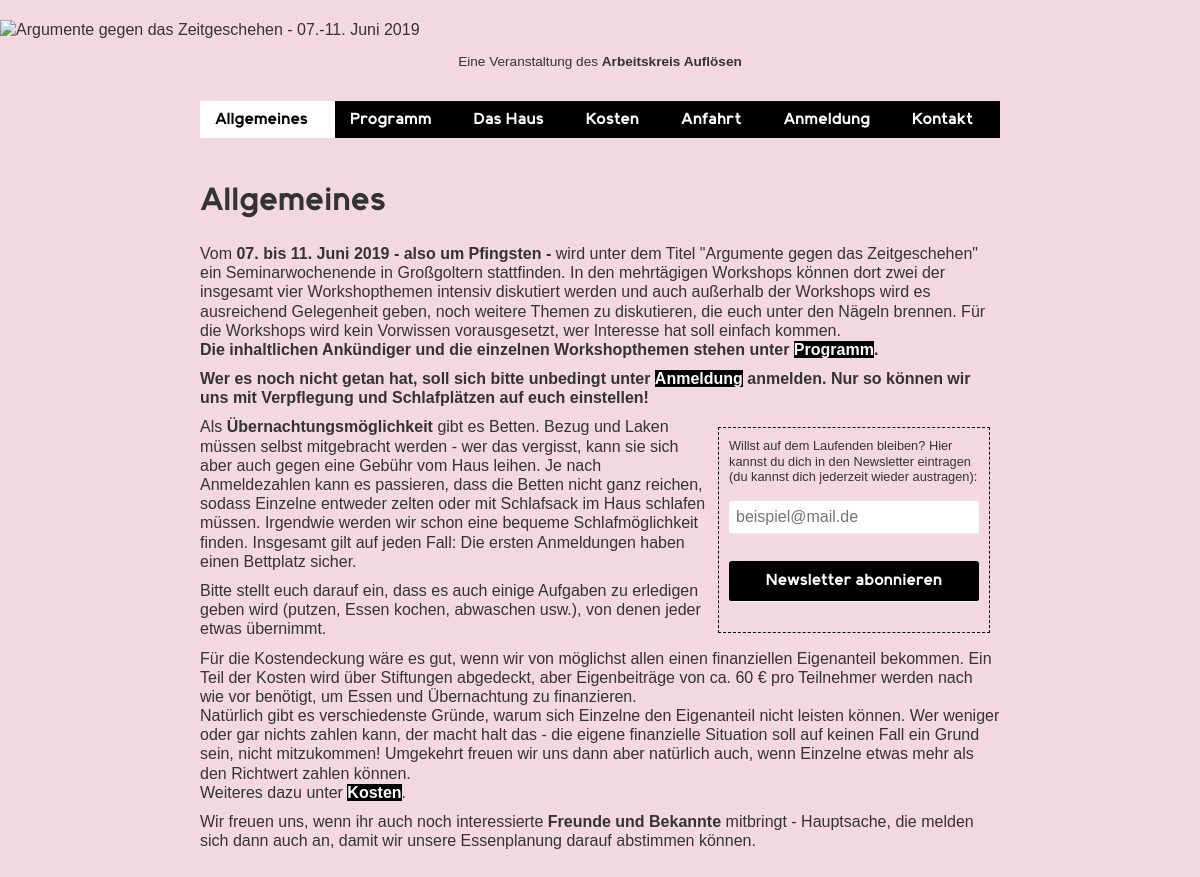
/, run on an earlier commit of the app's database.
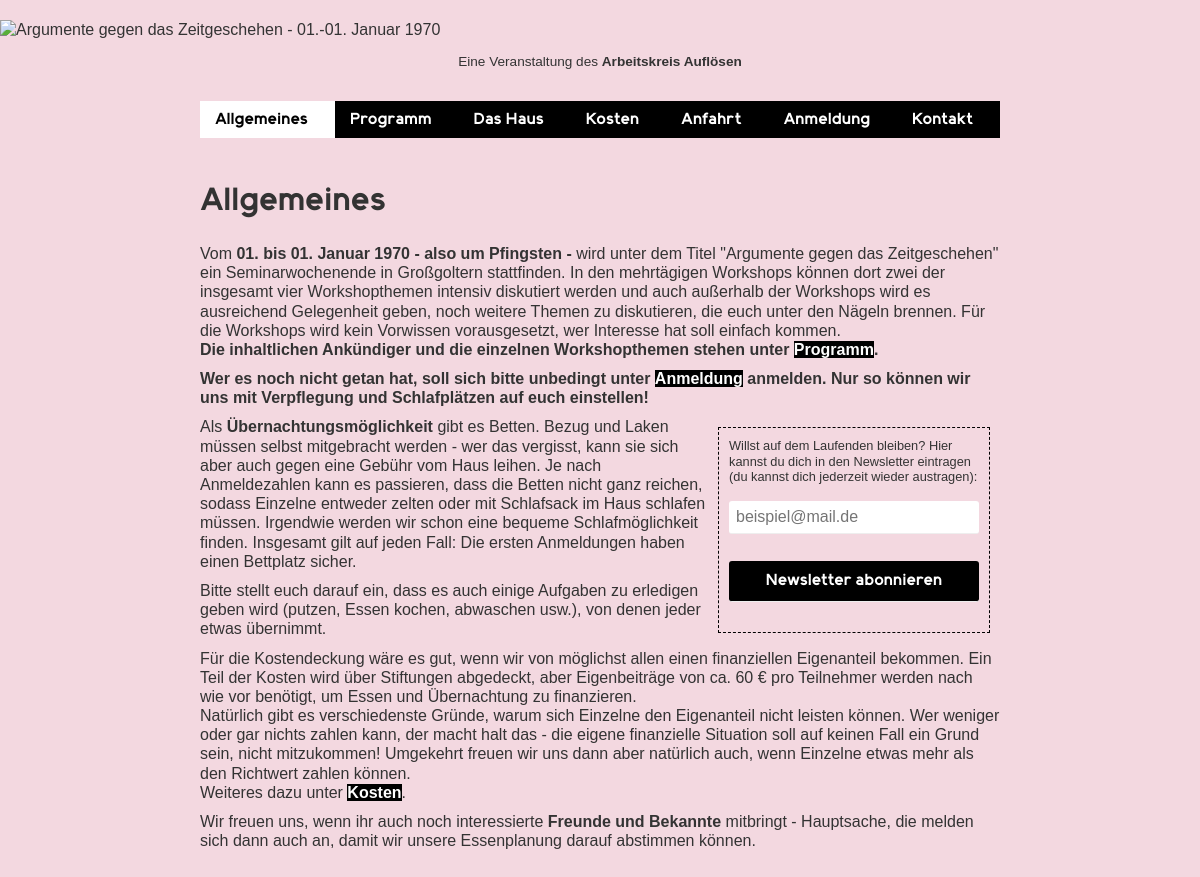
And on a later commit of the database.
### tables this page shows
CREATE TABLE allgemein (
	anfangsdatum DATE NOT NULL,
	enddatum DATE NOT NULL,
	haus_oeffnungsdatum DATETIME NOT NULL,
	haus_schliessdatum DATETIME NOT NULL,
	workshops_anzahl INT UNSIGNED NOT NULL,
	erste_schiene_workshops_anzahl INT UNSIGNED NOT NULL,
	zweite_schiene_workshops_anzahl INT UNSIGNED NOT NULL,
	kosten_untere_schranke INT UNSIGNED NOT NULL,
	kosten_obere_schranke INT UNSIGNED NOT NULL,

	CONSTRAINT anfang_vor_ende CHECK (anfangsdatum < enddatum),
	CONSTRAINT oeffnen_vor_schliessen CHECK (haus_oeffnungsdatum < haus_schliessdatum),
	CONSTRAINT workshops_anzahl_korrekt CHECK (workshops_anzahl = erste_schiene_workshops_anzahl + zweite_schiene_workshops_anzahl),
	CONSTRAINT kosten_schranken_korrekt CHECK (kosten_untere_schranke <= kosten_obere_schranke)
);

### mysql/index.php (called while the page is built, shortened)
<?php
  $pages = array("allgemeines", "programm", "haus", "kosten", "anfahrt", "anmeldung", "kontakt", "impressum");
?>

### mysql/start_end.php (called while the page is built)
<?php
  include('mysql/connect.php');
  $start_end = $conn->query("SELECT anfangsdatum, enddatum FROM allgemein")->fetch_assoc();
  $start = strtotime($start_end['anfangsdatum']);
  $end = strtotime($start_end['enddatum']);
  $monate = array("Januar", "Februar", "März", "April", "Mai", "Juni", "Juli", "August", "September", "Oktober", "November", "Dezember");
?>

### index.php (the view, shortened to what this page needs)
<!DOCTYPE HTML>
<html lang="de">
<head>
	<link rel="stylesheet" href="css/style.css" type="text/css" />
			<?php
				include("mysql/index.php");
				if (!empty($_GET['p'])) {
					$p = $_GET['p'];
				} else {
					$p = "allgemeines";
				}
			?>
</head>
<body>
	<?php
		include("includes/logo.php");
	?>
	<main>
			<?php
				include("includes/header.php");
			?>
		<article>
			<?php
				if (in_array($p, $pages)) {
					include('content/'.$p.'.php');
				} else {
					include('content/404.php');
				}
			?>
		</article>
	</main>
</body>
</html>

### content/allgemeines.php (shortened to what this page needs)
<h1>
	Allgemeines
</h1>
<p>Vom <strong><?php echo date('d', $start);?>. bis <?php echo date('d', $end);?>. <?php echo $monate[date('m', $start) - 1];?> <?php echo date('Y', $start);?> - also um Pfingsten -</strong> wird unter dem Titel "Argumente gegen das Zeitgeschehen" ein Seminarwochenende in Großgoltern stattfinden. In den mehrtägigen Workshops können dort zwei der insgesamt vier Workshopthemen intensiv diskutiert werden und auch außerhalb der Workshops wird es ausreichend Gelegenheit geben, noch weitere Themen zu diskutieren, die euch unter den Nägeln brennen. Für die Workshops wird kein Vorwissen vorausgesetzt, wer Interesse hat soll einfach kommen.<br />
	<strong>Die inhaltlichen Ankündiger und die einzelnen Workshopthemen stehen unter <a title="Programm" href="?p=programm">Programm</a>.</strong></p>
<p><strong>Wer es noch nicht getan hat, soll sich bitte unbedingt unter <a title="Programm" href="?p=anmeldung">Anmeldung</a> anmelden. Nur so können wir uns mit Verpflegung und Schlafplätzen auf euch einstellen!</strong></p>
<?php
	include("includes/newsletter.php");
?>
<p>Als <strong>Übernachtungsmöglichkeit</strong> gibt es Betten. Bezug und Laken müssen selbst mitgebracht werden - wer das vergisst, kann sie sich aber auch gegen eine Gebühr vom Haus leihen. Je nach Anmeldezahlen kann es passieren, dass die Betten nicht ganz reichen, sodass Einzelne entweder zelten oder mit Schlafsack im Haus schlafen müssen. Irgendwie werden wir schon eine bequeme Schlafmöglichkeit finden. Insgesamt gilt auf jeden Fall: Die ersten Anmeldungen haben einen Bettplatz sicher.</p>
<p>Bitte stellt euch darauf ein, dass es auch einige Aufgaben zu erledigen geben wird (putzen, Essen kochen, abwaschen usw.), von denen jeder etwas übernimmt.</p>
<p>Für die Kostendeckung wäre es gut, wenn wir von möglichst allen einen finanziellen Eigenanteil bekommen. Ein Teil der Kosten wird über Stiftungen abgedeckt, aber Eigenbeiträge von ca. 60 € pro Teilnehmer werden nach wie vor benötigt, um Essen und Übernachtung zu finanzieren.<br />
	Natürlich gibt es verschiedenste Gründe, warum sich Einzelne den Eigenanteil nicht leisten können. Wer weniger oder gar nichts zahlen kann, der macht halt das - die eigene finanzielle Situation soll auf keinen Fall ein Grund sein, nicht mitzukommen! Umgekehrt freuen wir uns dann aber natürlich auch, wenn Einzelne etwas mehr als den Richtwert zahlen können.<br />
	Weiteres dazu unter <a title="Programm" href="?p=kosten">Kosten</a>.</p>
<p>Wir freuen uns, wenn ihr auch noch interessierte <strong>Freunde und Bekannte</strong> mitbringt - Hauptsache, die melden sich dann auch an, damit wir unsere Essenplanung darauf abstimmen können.</p>

What changed in the data, as far as the page shows it:
removed allgemein: anfangsdatum "07", enddatum "11", anfangsdatum "Juni", anfangsdatum "2019"
Also different on the page:
date('d', $start): (not shown) → "01"
date('d', $end): (not shown) → "01"
$monate[date('m', $start) - 1]: (not shown) → "Januar"
date('Y', $start): (not shown) → "1970"
